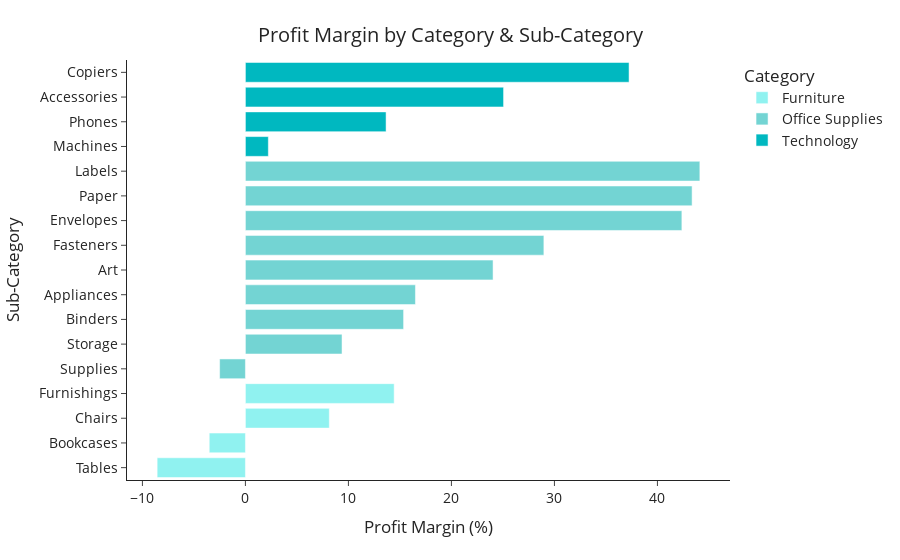

The code cell stored with this chart in its notebook:
### Code cell
## CREATE NEW TABLE
# group by category and subcategory
margin_per_subcategory = data.groupby(['Category', 'Sub-Category'], as_index=False)[['Sales', 'Profit']].sum()
margin_per_subcategory['Profit Margin'] = margin_per_subcategory['Profit'] / margin_per_subcategory['Sales'] * 100

# sort values by Sales
margin_per_subcategory.sort_values(by='Profit Margin', inplace = True)


## PLOT
# bar chart
fig = px.bar(x = margin_per_subcategory['Profit Margin'],
             y = margin_per_subcategory['Sub-Category'],
             color = margin_per_subcategory['Category'],
             orientation = 'h',
             template = 'simple_white', 
             color_discrete_sequence = np.flip(colors))

#Set Title and x/y axis labels
fig.update_layout(
    xaxis_title="Profit Margin (%)",
    yaxis_title="Sub-Category",
    legend_title="Category",
    showlegend = True,
    font = dict(
            size = 14
            ),    
    title={
        'text': "Profit Margin by Category & Sub-Category",
        'y':0.95,
        'x':0.5
        }
    )

fig.show()

### Figure 1 — Plotly figure (JSON) as saved in the notebook; plotly's stock layout.template omitted (floating-point values rounded to 4 significant figures)
{"data": [{"alignmentgroup": "True", "hovertemplate": "color=Furniture<br>x=%{x}<br>y=%{y}<extra></extra>", "legendgroup": "Furniture", "marker": {"color": "#90F2F0", "pattern": {"shape": ""}}, "name": "Furniture", "offsetgroup": "Furniture", "orientation": "h", "showlegend": true, "textposition": "auto", "type": "bar", "x": [-8.569, -3.512, 8.143, 14.44], "xaxis": "x", "y": ["Tables", "Bookcases", "Chairs", "Furnishings"], "yaxis": "y"}, {"alignmentgroup": "True", "hovertemplate": "color=Office Supplies<br>x=%{x}<br>y=%{y}<extra></extra>", "legendgroup": "Office Supplies", "marker": {"color": "#73D4D3", "pattern": {"shape": ""}}, "name": "Office Supplies", "offsetgroup": "Office Supplies", "orientation": "h", "showlegend": true, "textposition": "auto", "type": "bar", "x": [-2.503, 9.378, 15.36, 16.51, 24.04, 28.98, 42.37, 43.36, 44.12], "xaxis": "x", "y": ["Supplies", "Storage", "Binders", "Appliances", "Art", "Fasteners", "Envelopes", "Paper", "Labels"], "yaxis": "y"}, {"alignmentgroup": "True", "hovertemplate": "color=Technology<br>x=%{x}<br>y=%{y}<extra></extra>", "legendgroup": "Technology", "marker": {"color": "#00B8C0", "pattern": {"shape": ""}}, "name": "Technology", "offsetgroup": "Technology", "orientation": "h", "showlegend": true, "textposition": "auto", "type": "bar", "x": [2.226, 13.65, 25.06, 37.25], "xaxis": "x", "y": ["Machines", "Phones", "Accessories", "Copiers"], "yaxis": "y"}], "layout": {"barmode": "relative", "font": {"size": 14}, "legend": {"title": {"text": "Category"}, "tracegroupgap": 0}, "margin": {"t": 60}, "showlegend": true, "title": {"text": "Profit Margin by Category & Sub-Category", "x": 0.5, "y": 0.95}, "xaxis": {"anchor": "y", "domain": [0, 1], "title": {"text": "Profit Margin (%)"}}, "yaxis": {"anchor": "x", "domain": [0, 1], "title": {"text": "Sub-Category"}}}}
